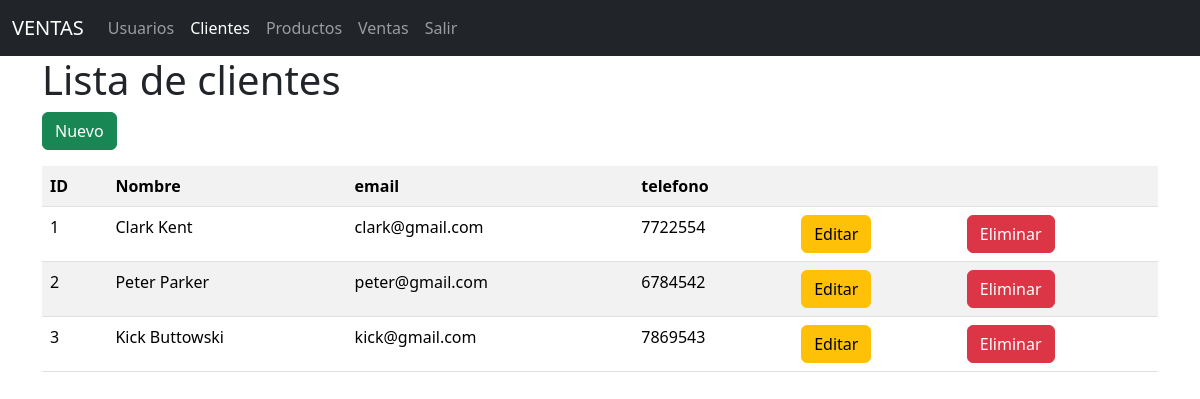
/clientes/, run on the app's committed database.
### models/cliente_model.py (models this page shows, shortened)
class Cliente(db.Model):
    __tablename__ = "clientes"
    id = db.Column(db.Integer,primary_key=True)
    nombre = db.Column(db.String(80),nullable=False)
    email = db.Column(db.String(100),nullable=False)
    telefono = db.Column(db.String(20),nullable=False)
    ventas = db.relationship('Venta',back_populates='cliente')
    @staticmethod
    def get_all():
        return Cliente.query.all()

### controllers/cliente_controller.py (the view)
@cliente_bp.route("/")
def index():
    clientes = Cliente.get_all()
    return cliente_view.list(clientes)

### run.py (called while the page is built)
@app.context_processor
def injec_active_path():
    def is_active(path):
        return 'active' if request.path == path else ''
    return(dict(is_active = is_active))

### views/cliente_view.py (called while the page is built)
def list(clientes):
    return render_template('cliente/index.html', clientes = clientes)

### templates/cliente/index.html (shortened to what this page needs)
{% extends 'base.html' %}
{% block content %}
<h1>Lista de clientes</h1>
<a href="{{ url_for('cliente.create') }}" class="btn btn-success mb-3">Nuevo</a>
<table class="table table-striped">
    <tr>
        <th>ID</th>
        <th>Nombre</th>
        <th>email</th>
        <th>telefono</th>
        <th></th>
        <th></th>
    </tr>
    {% for item in clientes %}
    <tr>
        <td>{{item.id}}</td>
        <td>{{item.nombre}}</td>
        <td>{{item.email}}</td>
        <td>{{item.telefono}}</td>
        <td>
            <a href="{{ url_for('cliente.edit',id=item.id) }}" class="btn btn-warning">Editar</a>
        </td>
        <td>
            <a href="{{ url_for('cliente.delete',id=item.id) }}" class="btn btn-danger">Eliminar</a>
        </td>
    </tr>
    {% endfor %}
</table>
{% endblock %}

### data on the page
Cliente: id "1", nombre "Clark Kent", email "clark@gmail.com", telefono "7722554"
Cliente: id "2", nombre "Peter Parker", email "peter@gmail.com", telefono "6784542"
Cliente: id "3", nombre "Kick Buttowski", email "kick@gmail.com", telefono "7869543"
